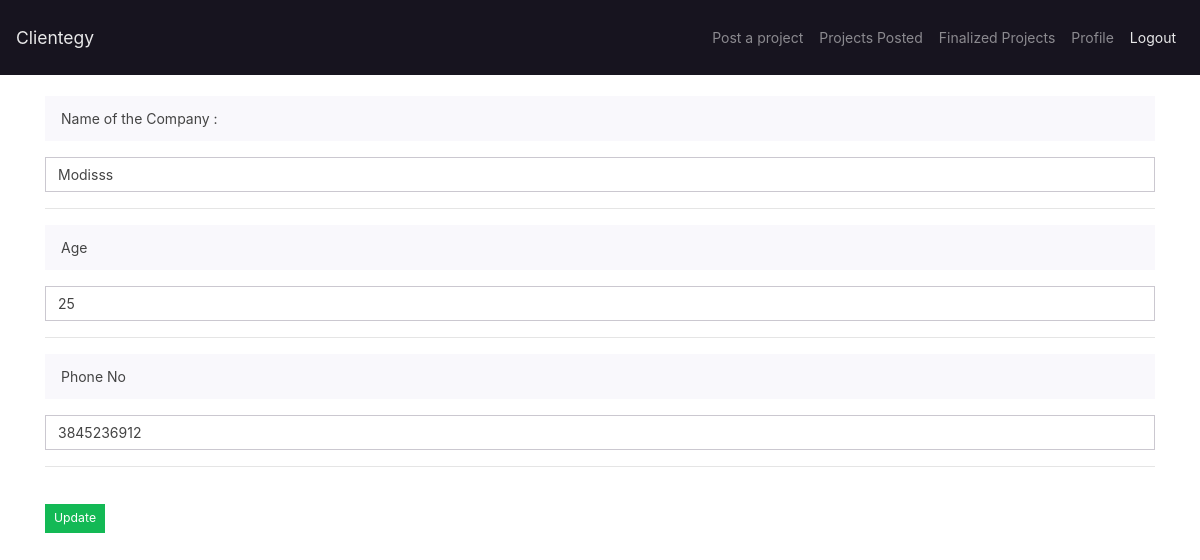
The page /edit_profile_client/ (signed in) on the database its author committed.
### clientegy/models.py (models this page shows, shortened)
class Client(models.Model):
    client_id = models.AutoField(primary_key = True)
    user = models.OneToOneField(User,on_delete = models.CASCADE)
    age = models.PositiveIntegerField()
    phone_no = models.CharField(max_length = 10)

### clientegy/views.py (the view, shortened to what this page needs)
# urls.py: path('edit_profile_client/',edit_profile_client,name='edit_profile_client'),
@login_required
def edit_profile_client(request):
    username_exists = False
    user=Client.objects.get(user=request.user)
    return render(request,'edit_profile_client.html',{'user':user,'username_exists':username_exists})

### clientegy/templates/edit_profile_client.html (shortened to what this page needs)
{% extends 'base_client.html' %}
{% block body%}
<div class="container">
    <form action="/edit_profile_client/" method="post"><br>
        <p class="breadcrumb">Name of the Company : </p>
        <input type="text" name="name" class="form-control" value={{user.user.username}}><hr>
        <p class="breadcrumb">Age</p>
        <input type="text" name="age" class="form-control" value={{user.age}}><hr>
        <p class="breadcrumb">Phone No</p>
        <input type="tel" name="phoneNo" class="form-control" pattern="[0-9]{10}" value={{user.phone_no}}><hr>
        <br>
        <button type="submit" class="btn btn-success btn-sm">Update</button>
    </form>
</div>
{% endblock %}

### rows shown on the page
Client: name "Modisss", age "25", phoneNo "3845236912"
